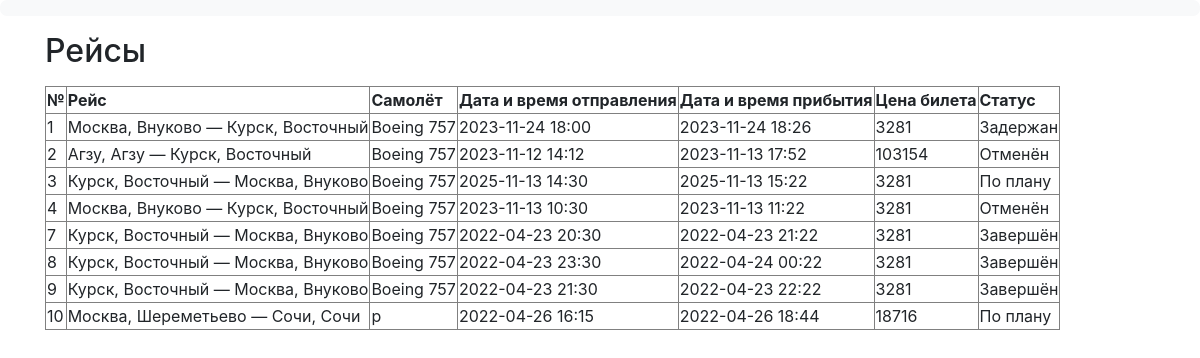
/manager/flights, run on an earlier commit of the app's database.
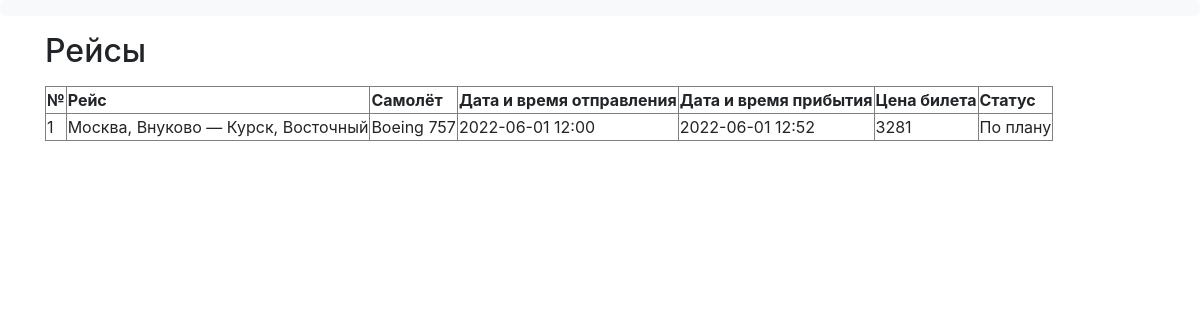
And on a later commit of the database.
### data/flights.py (models this page shows)
class Flight(SqlAlchemyBase):
    __tablename__ = 'Flights'
    id = sa.Column(sa.Integer, primary_key=True, autoincrement=True, unique=True, nullable=False)
    dept_airport_id = sa.Column(sa.Integer, sa.ForeignKey('Airports.id'), nullable=False)
    dest_airport_id = sa.Column(sa.Integer, sa.ForeignKey('Airports.id'), nullable=False)
    plane_id = sa.Column(sa.Integer, sa.ForeignKey('Planes.id'), nullable=False)
    dept_datetime = sa.Column(sa.DateTime, nullable=False)
    dest_datetime = sa.Column(sa.DateTime, nullable=False)
    price = sa.Column(sa.Integer, nullable=False)
    status_id = sa.Column(sa.Integer, sa.ForeignKey('Statuses.id'), nullable=False)

### data/airports.py (models this page shows)
class Airport(SqlAlchemyBase):
    __tablename__ = 'Airports'
    id = sa.Column(sa.Integer, primary_key=True, autoincrement=True, unique=True, nullable=False)
    name = sa.Column(sa.String, nullable=False)
    city = sa.Column(sa.String, nullable=False)

### data/planes.py (models this page shows)
class Plane(SqlAlchemyBase):
    __tablename__ = 'Planes'
    id = sa.Column(sa.Integer, primary_key=True, autoincrement=True, unique=True, nullable=False)
    name = sa.Column(sa.String, unique=True, nullable=False)
    rows_num = sa.Column(sa.Integer, nullable=False)
    columns_num = sa.Column(sa.Integer, nullable=False)
    flight_cost_per_1000_km = sa.Column(sa.Integer, nullable=False)
    average_speed = sa.Column(sa.Integer, nullable=False)

### data/statuses.py (models this page shows)
class Status(SqlAlchemyBase):
    __tablename__ = 'Statuses'
    id = sa.Column(sa.Integer, primary_key=True, autoincrement=True, unique=True, nullable=False)
    name = sa.Column(sa.String, unique=True, nullable=False)

### main.py (the view)
@app.route('/manager/flights', methods=['GET', 'POST'])
def manager_flights():
    db_sess = db_session.create_session()
    update_flights_status()
    return render_template('manager_flights.html',
                           dept_airports=db_sess.query(airports.Airport)
                           .join(flights.Flight, flights.Flight.dept_airport_id == airports.Airport.id),
                           dest_airports=db_sess.query(airports.Airport)
                           .join(flights.Flight, flights.Flight.dest_airport_id == airports.Airport.id),
                           table=db_sess.query(flights.Flight, planes.Plane, statuses.Status).filter(
                               flights.Flight.plane_id == planes.Plane.id,
                               flights.Flight.status_id == statuses.Status.id))

### data/db_session.py (called while the page is built)
def create_session() -> Session:
    global __factory
    return __factory()

### main.py (called while the page is built)
def update_flights_status():
    ZERO_TD = datetime.timedelta(minutes=0)
    BOARDING_TD = datetime.timedelta(minutes=40)
    db_sess = db_session.create_session()
    now = datetime.datetime.now()
    status_query = db_sess.query(statuses.Status)
    for flight, status in db_sess.query(flights.Flight, statuses.Status).filter(
            flights.Flight.status_id == statuses.Status.id).all():
        if status.name in ('Отменён', 'Завершён'):
            continue
        if flight.dest_datetime < now:
            flight.status_id = status_query.filter(statuses.Status.name == 'Завершён').first().id
        elif ZERO_TD < flight.dept_datetime - now < BOARDING_TD:
            flight.status_id = status_query.filter(statuses.Status.name == 'Посадка').first().id
    db_sess.commit()

### templates/manager_flights.html (shortened to what this page needs)
{% extends "base_manager.html" %}
{% block content %}
<p><h2>Рейсы</h2><p>
    <table border="">
        <tr>
            <td><b>№</b></td>
            <td><b>Рейс</b></td>
            <td><b>Самолёт</b></td>
            <td><b>Дата и время отправления</b></td>
            <td><b>Дата и время прибытия</b></td>
            <td><b>Цена билета</b></td>
            <td><b>Статус</b></td>
        </tr>
        {% for flight, plane, status in table.all() %}
        <tr>
            {% set i = loop.index0 %}
            <td>{{ flight.id }}</td>
            <td>{{ dept_airports[i].city }}, {{ dept_airports[i].name }} —
                {{ dest_airports[i].city }}, {{ dest_airports[i].name }}</td>
            <td>{{ plane.name }}</td>
            <td>{{ ':'.join(flight.dept_datetime.__str__().split(':')[:-1]) }}</td>
            <td>{{ ':'.join(flight.dest_datetime.__str__().split(':')[:-1]) }}</td>
            <td>{{ flight.price }}</td>
            <td>{{ status.name }}</td>
        </tr>
        {% endfor %}
    </table>
{% endblock %}

What changed in the data, as far as the page shows it:
removed Flight: id "2", {{ dest_airports[i].city }} "Курск", {{ dest_airports[i].name }} "Восточный", name "Boeing 757", dept_datetime "2023-11-12 14:12", dest_datetime "2023-11-13 17:52", price "103154", name "Отменён"
no longer on this page (row unchanged): Airport: city "Агзу", name "Агзу"
removed Flight: id "3", {{ dept_airports[i].city }} "Курск", {{ dept_airports[i].name }} "Восточный", {{ dest_airports[i].city }} "Москва", {{ dest_airports[i].name }} "Внуково", name "Boeing 757", dept_datetime "2025-11-13 14:30", dest_datetime "2025-11-13 15:22", price "3281", name "По плану"
removed Flight: id "4", {{ dept_airports[i].city }} "Москва", {{ dept_airports[i].name }} "Внуково", {{ dest_airports[i].city }} "Курск", {{ dest_airports[i].name }} "Восточный", name "Boeing 757", dept_datetime "2023-11-13 10:30", dest_datetime "2023-11-13 11:22", price "3281", name "Отменён"
removed Flight: id "7", {{ dept_airports[i].city }} "Курск", {{ dept_airports[i].name }} "Восточный", {{ dest_airports[i].city }} "Москва", {{ dest_airports[i].name }} "Внуково", name "Boeing 757", dept_datetime "2022-04-23 20:30", dest_datetime "2022-04-23 21:22", price "3281", name "Завершён"
removed Flight: id "8", {{ dept_airports[i].city }} "Курск", {{ dept_airports[i].name }} "Восточный", {{ dest_airports[i].city }} "Москва", {{ dest_airports[i].name }} "Внуково", name "Boeing 757", dept_datetime "2022-04-23 23:30", dest_datetime "2022-04-24 00:22", price "3281", name "Завершён"
removed Flight: id "9", {{ dept_airports[i].city }} "Курск", {{ dept_airports[i].name }} "Восточный", {{ dest_airports[i].city }} "Москва", {{ dest_airports[i].name }} "Внуково", name "Boeing 757", dept_datetime "2022-04-23 21:30", dest_datetime "2022-04-23 22:22", price "3281", name "Завершён"
removed Flight: id "10", name "p", dept_datetime "2022-04-26 16:15", dest_datetime "2022-04-26 18:44", price "18716", name "По плану"
no longer on this page (row unchanged): Airport: city "Москва", name "Шереметьево"
no longer on this page (row unchanged): Airport: city "Сочи", name "Сочи"
changed Flight "Boeing 757": dept_datetime "2023-11-24 18:00" → "2022-06-01 12:00"; dest_datetime "2023-11-24 18:26" → "2022-06-01 12:52"; name "Задержан" → "По плану"
